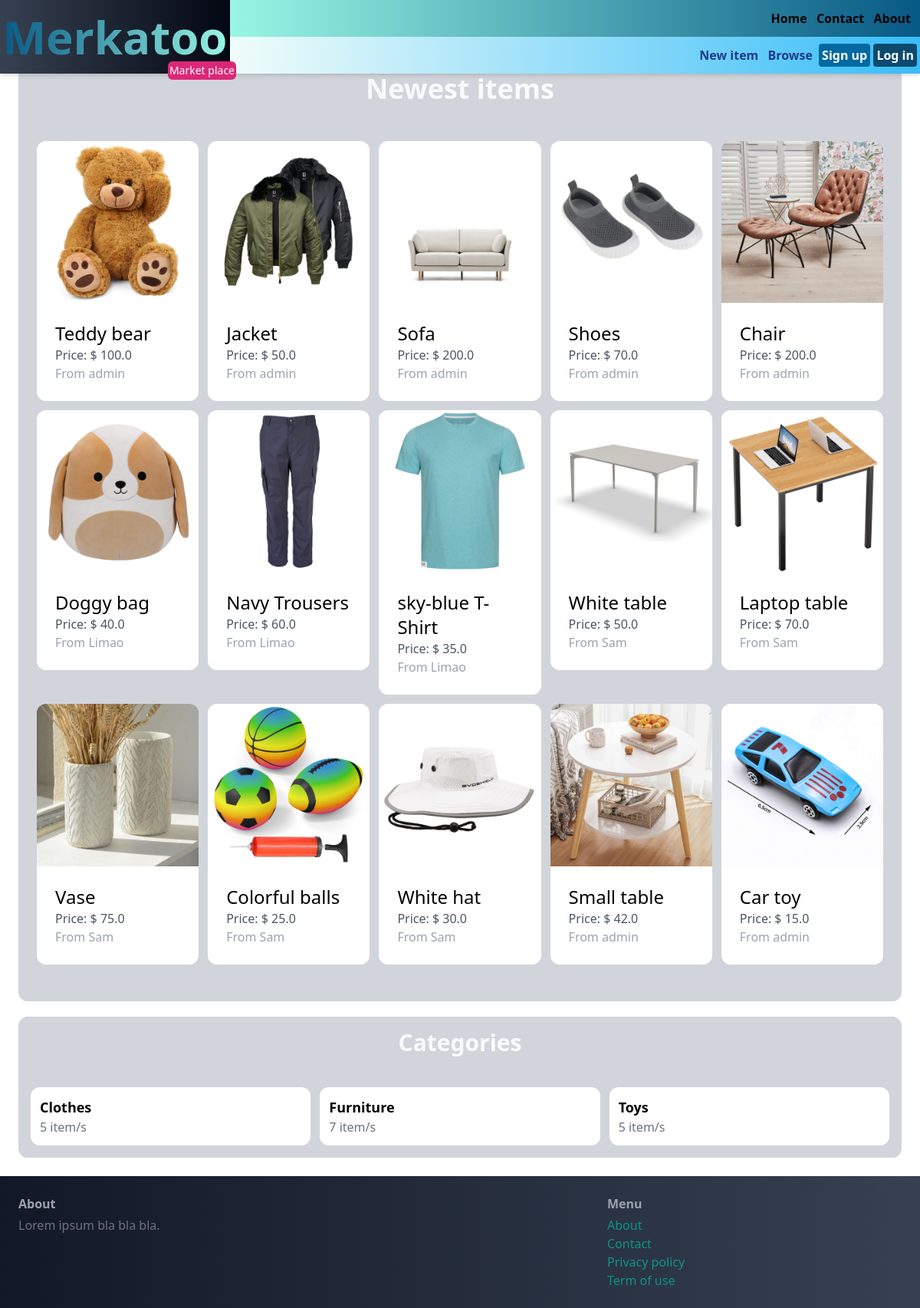
The page / on the database its author committed.
### item/models.py (models this page shows, shortened)
class Item(models.Model):
     category = models.ForeignKey(Category, related_name='items', on_delete=models.CASCADE)
     name = models.CharField(max_length=255)
     description = models.TextField(blank=True, null=True)
     price = models.FloatField()
     image = models.ImageField(upload_to='item_images', blank=True, null=True)
     is_sold = models.BooleanField(default=False)
     created_by = models.ForeignKey(User, related_name='items', on_delete=models.CASCADE)
     created_at = models.DateTimeField(auto_now_add=True)

class Category(models.Model):
    name = models.CharField(max_length=255)
    class Meta:
        ordering = ('name',)
        verbose_name_plural = 'Categories'

### core/views.py (the view)
# urls.py: path('', views.index, name='index'),
def index(request):
    items = Item.objects.filter(is_sold=False) [0:15]
    categories = Category.objects.all()
    return render(request, 'core/index.html', {
        'categories':categories,
        'items' : items,
    })

### core/templates/core/index.html (shortened to what this page needs)
{% extends 'core/base.html' %}
{% block content %}
    <div class="mt-6 px-6 py-12 bg-gray-300 rounded-xl">
        <h2 class="bg-clip-text text-transparent bg-gradient-to-r from-gray-100 to-white mb-12 text-4xl font-bold text-center">Newest items</h2>
        <div class="grid grid-cols-5 gap-3">
            {% for item in items %}
                <div>
                    <a href="{% url 'item:detail' item.id %}">
                        <div>
                            <img src="{{ item.image.url }}" class="rounded-t-xl">
                        </div>
                        <div class="p-6 bg-white rounded-b-xl">
                            <h2 class ="text-2xl">{{ item.name }}</h2>
                            <p class="text-gray-600"> Price: $ {{ item.price }}  </p>
                            <p class="text-gray-400"> From  {{ item.created_by.username }} </p>
                        </div>
                    </a>
                </div>
            {% endfor %}
        </div>
    </div>
    <div class="mt-5 px-4 py-4 bg-gray-300 rounded-xl">
        <h2 class="mb-10 text-3xl font-semibold text-center bg-clip-text text-transparent bg-gradient-to-r from-gray-100 to-white">Categories</h2>
        <div class="grid grid-cols-3 gap-3">
            {% for category in categories %}
            <div>
                <a href="#">
                    <div class="p-3 bg-white rounded-xl">
                        <h2 class ="text-lg font-semibold">{{ category.name }}</h2>
                        <p class="text-base text-gray-500">{{ category.items.count }} item/s </p>
                    </div>
                </a>
            </div>
        {% endfor %}
        </div>
    </div>
{% endblock %}

### core/templates/core/base.html (shortened to what this page needs)
<!DOCTYPE html>
<html>
    <head>
        <script src="https://cdn.tailwindcss.com?plugins=forms,typography,aspect-ratio,line-clamp"></script>
    </head>
    <body class="">
        <div class="flex justify-between shadow-md fixed right-0 left-0">
            <div class="w-1/4 relative grid grid-cols-1 bg-gradient-to-r from-gray-950 to-gray-700  hover:from-gray-700 hover:to-gray-950 place-items-center">
                    <a href="/" class="  bg-clip-text text-transparent bg-gradient-to-r from-sky-800 to-teal-200 text-6xl font-bold hover:from-teal-200 hover:to-sky-800">Merkatoo</a>
                    <div class="absolute -bottom-2 -right-2 h-6 w-22  bg-pink-600 items-center rounded-md">
                        <p class="text-white px-0.5 py-0.5 text-sm"> Market place </p>
                    </div>
            </div>
            <div class="w-3/4 grid grid-rows-2" >
                <div class="px-2 py-2 grid grid-cols-2 place-items-end items-center bg-gradient-to-r from-teal-200 to-sky-800 font-semibold ">
                    <div class=" ">
                            <button class=" rounded py-1 px-1  hover:text-white hover:bg-cyan-400 "> Home </button>
                            <button class=" rounded py-1 px-1 hover:text-white hover:bg-cyan-400 "> Contact </button>
                            <button class=" rounded py-1 px-1 hover:text-white hover:bg-cyan-400 "> About </button>
                    </div>
                </div>
                <div class="px-1 py-1 bg-sky-300 grid grid-cols-2 bg-gradient-to-r from-teal-50 to-sky-400 place-items-end items-center ">
                    <div class="">
                            <a href="{% url 'item:new' %}" class=" px-1 py-1 text-base text-blue-900 font-semibold hover:text-red-700">New item</a>
                            <a href="{% url 'item:items' %}" class="px-1 py-1 text-base text-blue-900 font-semibold hover:text-red-700">Browse</a>
                            {% if request.user.is_authenticated %}
                                <a href="{% url 'conversation:inbox' %}" class="px-1 py-1 text-base font-semibold  rounded text-white bg-sky-900 hover:text-gray-900 hover:bg-sky-300 ">Inbox</a>
                                <a href="{% url 'dashboard:index' %}" class="px-1 py-1 text-base font-semibold  rounded  text-white bg-sky-800 hover:text-gray-900 hover:bg-sky-300">Dashboard</a>
                                <a href="{% url 'core:logout' %}" class="px-1 py-1 text-base font-semibold  rounded  text-white bg-sky-700 hover:text-gray-900 hover:bg-sky-300">Log out</a>
                            {% else %}
                                <a href="{% url 'core:signup' %}" class="px-1 py-1 text-base font-semibold   rounded text-white bg-sky-700 hover:text-gray-900 hover:bg-sky-300 ">Sign up</a>
                                <a href="{% url 'core:login' %}" class="px-1 py-1 text-base font-semibold   rounded text-white bg-sky-900 hover:text-gray-900 hover:bg-sky-300 ">Log in</a>
                            {% endif %}
                    </div>
                </div>
            </div>
        </div>
        <div class="px-6 py-6">
            {% block content %}
            {% endblock %}
        </div>
        <footer class="py-6 px-6 flex justify-between bg-gradient-to-r from-gray-900 to-gray-700">
            <div class="w-2/3 pr-10">
                <h3 class="mb-1 font-semibold text-gray-400">About</h3>
                <p class="text-base text-gray-500">Lorem ipsum bla bla bla.</p>
            </div>
            <div class="w-1/3 ">
                <h3 class="mb-1 font-semibold text-gray-400">Menu</h3>
                <ul class"space-y-1">
                    <li><a href="#" class="text-base text-teal-600 hover:text-teal-300">About</a></li>
                    <li><a href="{% url 'core:contact' %}" class="text-base text-teal-600 hover:text-teal-300">Contact</a></li>
                    <li><a href="#" class="text-base text-teal-600 hover:text-teal-300">Privacy policy</a></li>
                    <li><a href="#" class="text-base text-teal-600 hover:text-teal-300">Term of use</a></li>
                </ul>
            </div>
        </footer>
    </body>
</html>

### rows shown on the page
Item: image (picture), name "Teddy bear", price "100.0", created_by.username "admin"
Item: image (picture), name "Jacket", price "50.0", created_by.username "admin"
Item: image (picture), name "Sofa", price "200.0", created_by.username "admin"
Item: image (picture), name "Shoes", price "70.0", created_by.username "admin"
Item: image (picture), name "Chair", price "200.0", created_by.username "admin"
Item: image (picture), name "Doggy bag", price "40.0", created_by.username "Limao"
Item: image (picture), name "Navy Trousers", price "60.0", created_by.username "Limao"
Item: image (picture), name "sky-blue T-Shirt", price "35.0", created_by.username "Limao"
Item: image (picture), name "White table", price "50.0", created_by.username "Sam"
Item: image (picture), name "Laptop table", price "70.0", created_by.username "Sam"
Item: image (picture), name "Vase", price "75.0", created_by.username "Sam"
Item: image (picture), name "Colorful balls", price "25.0", created_by.username "Sam"
Item: image (picture), name "White hat", price "30.0", created_by.username "Sam"
Item: image (picture), name "Small table", price "42.0", created_by.username "admin"
Item: image (picture), name "Car toy", price "15.0", created_by.username "admin"
Category: name "Clothes", items.count "5"
Category: name "Furniture", items.count "7"
Category: name "Toys", items.count "5"
